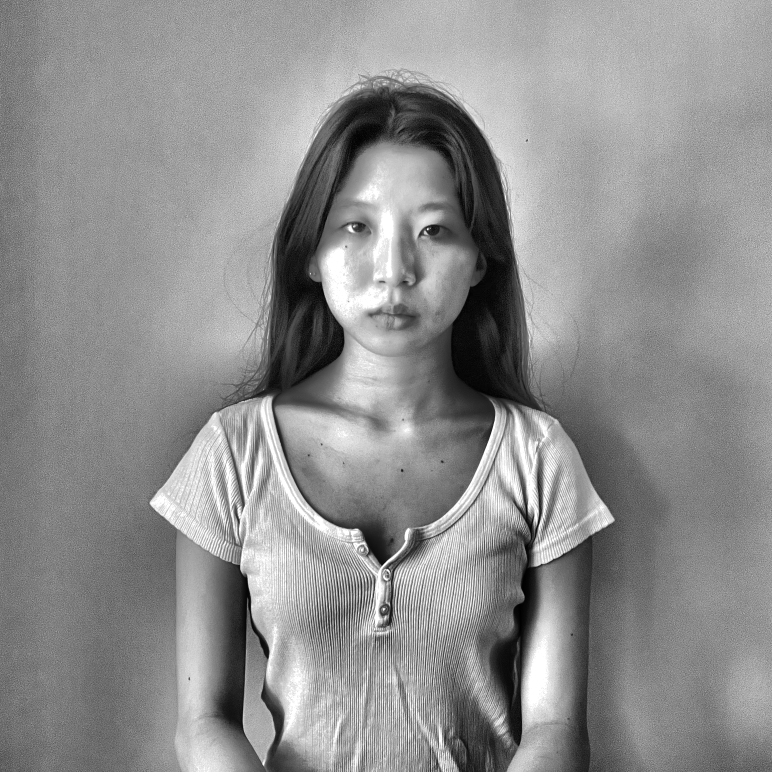
#> input picture source-prepped.png, 2316 x 2316 px (shown at 1/3 size)
$ python prep_photo.py ../source-prepped.png
#> lines starting #> are read from the running program, lines starting #| are printed output that depends on the picture; after the words box and inside, x2 and y2 are one past the last pixel; in counts of white or black regions, pixels touching at a corner belong together
"""
prep_photo.py

Prepares a photo for conversion into ASCII art.

Steps:
  1. Load the source photo.
  2. Boost local contrast using CLAHE (contrast-limited adaptive
     histogram equalization) so a flatly-lit face gets real
     highlights and shadows.
  3. Composite onto pure white so the background maps to the blank
     end of the ASCII ramp (white -> spaces).

Note: background removal (rembg) is skipped here since that package
isn't installed. This works best with a photo that already has a
fairly plain/light background. If you install rembg later, we can
add background removal back in.

Usage:
    python3 prep_photo.py source-photo.jpg
Output:
    source-prepped.png (grayscale, contrast-boosted, white background)
"""

import sys
import cv2
import numpy as np
from PIL import Image


def prep_photo(input_path: str, output_path: str = "source-prepped.png") -> None:
    # Load image in color (BGR, since we're using OpenCV)
#> called with input_path = '../source-prepped.png', output_path = 'source-prepped.png'
    img = cv2.imread(input_path, cv2.IMREAD_COLOR)
#> img is the input picture: shape (2316, 2316, 3); min 0, max 255, mean 142.4
    if img is None:
        raise FileNotFoundError(f"Could not read image at {input_path}")

    # Convert to grayscale
    gray = cv2.cvtColor(img, cv2.COLOR_BGR2GRAY)

    # Boost local contrast with CLAHE
    clahe = cv2.createCLAHE(clipLimit=3.0, tileGridSize=(8, 8))
    contrasted = clahe.apply(gray)
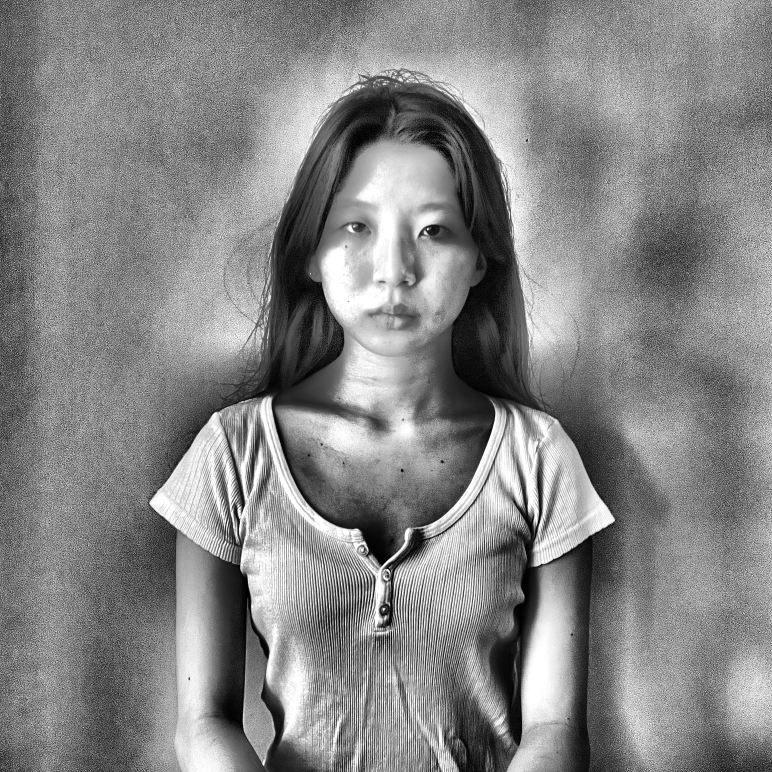
#> contrasted: shape (2316, 2316) (shown at 1/3 size); min 0, max 255, mean 133.4

    # Composite onto pure white.
    # Since we're not removing the background here, this mostly
    # just ensures very bright areas clip to true white (255) so
    # they map cleanly to blank space in the ASCII ramp.
    white_bg = np.full_like(contrasted, 255)
    # Blend: keep contrasted image, but push near-white pixels to
    # pure white so the "blank" ramp character reads cleanly.
    threshold = 235
    mask = contrasted >= threshold
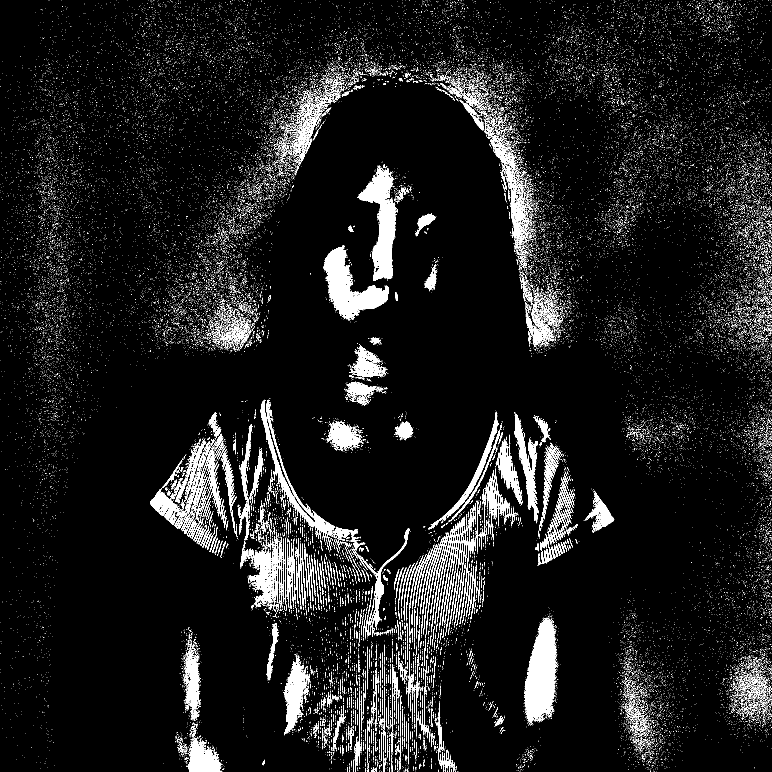
#> mask: shape (2316, 2316) bool (shown at 1/3 size); 6.4% white; 51114 white regions (50016 under 20 px), largest, box (x1, y1, x2, y2) and area: (1572, 1853, 1672, 2169) 19686, (970, 738, 1167, 959) 17578, (1074, 497, 1190, 843) 17047
    composited = contrasted.copy()
    composited[mask] = 255
#> composited: shape (2316, 2316); 4.3% of pixels changed, all inside (x1, y1, x2, y2) = (0, 0, 2316, 2316)

    # Save as grayscale PNG
    out_img = Image.fromarray(composited, mode="L")
    out_img.save(output_path)
    print(f"Saved prepped image to {output_path}")


if __name__ == "__main__":
    if len(sys.argv) < 2:
        print("Usage: python3 prep_photo.py <input-photo>")
        sys.exit(1)

    input_photo = sys.argv[1]
    prep_photo(input_photo)
